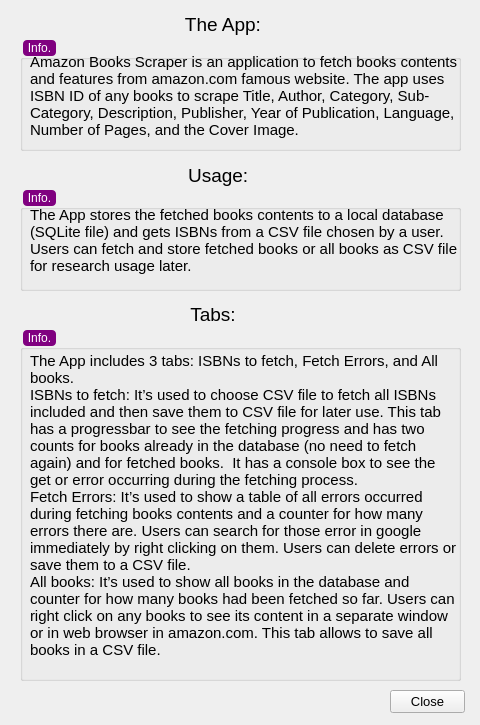
<?xml version="1.0" encoding="UTF-8"?>
<ui version="4.0">
 <class>about_Dialog</class>
 <widget class="QDialog" name="about_Dialog">
  <property name="geometry">
   <rect>
    <x>0</x>
    <y>0</y>
    <width>480</width>
    <height>725</height>
   </rect>
  </property>
  <property name="windowTitle">
   <string>Amazon Books Scraper - About</string>
  </property>
  <property name="windowIcon">
   <iconset>
    <normaloff>files/app_icon.jpg</normaloff>files/app_icon.jpg</iconset>
  </property>
  <property name="styleSheet">
   <string notr="true"/>
  </property>
  <widget class="QPushButton" name="pushButton">
   <property name="geometry">
    <rect>
     <x>160</x>
     <y>0</y>
     <width>121</width>
     <height>48</height>
    </rect>
   </property>
   <property name="minimumSize">
    <size>
     <width>48</width>
     <height>48</height>
    </size>
   </property>
   <property name="font">
    <font>
     <pointsize>14</pointsize>
     <weight>50</weight>
     <bold>false</bold>
    </font>
   </property>
   <property name="styleSheet">
    <string notr="true">border:0px solid;</string>
   </property>
   <property name="text">
    <string> The App:</string>
   </property>
   <property name="icon">
    <iconset>
     <normaloff>files/menuBar_icons/about.png</normaloff>files/menuBar_icons/about.png</iconset>
   </property>
   <property name="iconSize">
    <size>
     <width>36</width>
     <height>36</height>
    </size>
   </property>
  </widget>
  <widget class="QPushButton" name="pushButton_2">
   <property name="geometry">
    <rect>
     <x>150</x>
     <y>160</y>
     <width>131</width>
     <height>30</height>
    </rect>
   </property>
   <property name="font">
    <font>
     <pointsize>14</pointsize>
     <weight>50</weight>
     <bold>false</bold>
    </font>
   </property>
   <property name="styleSheet">
    <string notr="true">border:0px solid;</string>
   </property>
   <property name="text">
    <string> Usage:</string>
   </property>
   <property name="icon">
    <iconset>
     <normaloff>files/about_icons/usage.png</normaloff>files/about_icons/usage.png</iconset>
   </property>
   <property name="iconSize">
    <size>
     <width>30</width>
     <height>30</height>
    </size>
   </property>
  </widget>
  <widget class="QPushButton" name="pushButton_3">
   <property name="geometry">
    <rect>
     <x>150</x>
     <y>290</y>
     <width>121</width>
     <height>48</height>
    </rect>
   </property>
   <property name="minimumSize">
    <size>
     <width>48</width>
     <height>48</height>
    </size>
   </property>
   <property name="font">
    <font>
     <pointsize>14</pointsize>
     <weight>50</weight>
     <bold>false</bold>
    </font>
   </property>
   <property name="styleSheet">
    <string notr="true">border:0px solid;</string>
   </property>
   <property name="text">
    <string> Tabs:</string>
   </property>
   <property name="icon">
    <iconset>
     <normaloff>files/about_icons/tabs.png</normaloff>files/about_icons/tabs.png</iconset>
   </property>
   <property name="iconSize">
    <size>
     <width>36</width>
     <height>36</height>
    </size>
   </property>
  </widget>
  <widget class="QGroupBox" name="groupBox">
   <property name="geometry">
    <rect>
     <x>20</x>
     <y>40</y>
     <width>441</width>
     <height>111</height>
    </rect>
   </property>
   <property name="styleSheet">
    <string notr="true">QGroupBox::title{
color:white; 
background-color: purple;
border-radius:4px;padding:1px 3px 1px 3px; 
margin-left:3;}</string>
   </property>
   <property name="title">
    <string>Info.</string>
   </property>
   <widget class="QLabel" name="label">
    <property name="geometry">
     <rect>
      <x>10</x>
      <y>10</y>
      <width>431</width>
      <height>91</height>
     </rect>
    </property>
    <property name="font">
     <font>
      <pointsize>11</pointsize>
     </font>
    </property>
    <property name="text">
     <string>Amazon Books Scraper is an application to fetch books contents and features from amazon.com famous website. The app uses ISBN ID of any books to scrape Title, Author, Category, Sub-Category, Description, Publisher, Year of Publication, Language, Number of Pages, and the Cover Image. </string>
    </property>
    <property name="wordWrap">
     <bool>true</bool>
    </property>
   </widget>
  </widget>
  <widget class="QGroupBox" name="groupBox_2">
   <property name="geometry">
    <rect>
     <x>20</x>
     <y>190</y>
     <width>441</width>
     <height>101</height>
    </rect>
   </property>
   <property name="styleSheet">
    <string notr="true">QGroupBox::title{
color:white; 
background-color: purple;
border-radius:4px;padding:1px 3px 1px 3px; 
margin-left:3;}</string>
   </property>
   <property name="title">
    <string>Info.</string>
   </property>
   <widget class="QLabel" name="label_2">
    <property name="geometry">
     <rect>
      <x>10</x>
      <y>10</y>
      <width>431</width>
      <height>81</height>
     </rect>
    </property>
    <property name="font">
     <font>
      <pointsize>11</pointsize>
     </font>
    </property>
    <property name="text">
     <string>The App stores the fetched books contents to a local database (SQLite file) and gets ISBNs from a CSV file chosen by a user. Users can fetch and store fetched books or all books as CSV file for research usage later. </string>
    </property>
    <property name="wordWrap">
     <bool>true</bool>
    </property>
   </widget>
  </widget>
  <widget class="QGroupBox" name="groupBox_3">
   <property name="geometry">
    <rect>
     <x>20</x>
     <y>330</y>
     <width>441</width>
     <height>351</height>
    </rect>
   </property>
   <property name="styleSheet">
    <string notr="true">QGroupBox::title{
color:white; 
background-color: purple;
border-radius:4px;padding:1px 3px 1px 3px; 
margin-left:3;}</string>
   </property>
   <property name="title">
    <string>Info.</string>
   </property>
   <widget class="QLabel" name="label_3">
    <property name="geometry">
     <rect>
      <x>10</x>
      <y>10</y>
      <width>431</width>
      <height>331</height>
     </rect>
    </property>
    <property name="font">
     <font>
      <pointsize>11</pointsize>
     </font>
    </property>
    <property name="text">
     <string>The App includes 3 tabs: ISBNs to fetch, Fetch Errors, and All books. 
ISBNs to fetch: It’s used to choose CSV file to fetch all ISBNs included and then save them to CSV file for later use. This tab has a progressbar to see the fetching progress and has two counts for books already in the database (no need to fetch again) and for fetched books.  It has a console box to see the get or error occurring during the fetching process. 
Fetch Errors: It’s used to show a table of all errors occurred during fetching books contents and a counter for how many errors there are. Users can search for those error in google immediately by right clicking on them. Users can delete errors or save them to a CSV file. 
All books: It’s used to show all books in the database and counter for how many books had been fetched so far. Users can right click on any books to see its content in a separate window or in web browser in amazon.com. This tab allows to save all books in a CSV file. </string>
    </property>
    <property name="wordWrap">
     <bool>true</bool>
    </property>
   </widget>
  </widget>
  <widget class="QPushButton" name="about_pushButton">
   <property name="geometry">
    <rect>
     <x>390</x>
     <y>690</y>
     <width>75</width>
     <height>23</height>
    </rect>
   </property>
   <property name="font">
    <font>
     <pointsize>10</pointsize>
    </font>
   </property>
   <property name="text">
    <string>Close</string>
   </property>
  </widget>
 </widget>
 <resources/>
 <connections>
  <connection>
   <sender>about_pushButton</sender>
   <signal>clicked()</signal>
   <receiver>about_Dialog</receiver>
   <slot>close()</slot>
   <hints>
    <hint type="sourcelabel">
     <x>410</x>
     <y>701</y>
    </hint>
    <hint type="destinationlabel">
     <x>315</x>
     <y>700</y>
    </hint>
   </hints>
  </connection>
 </connections>
</ui>
